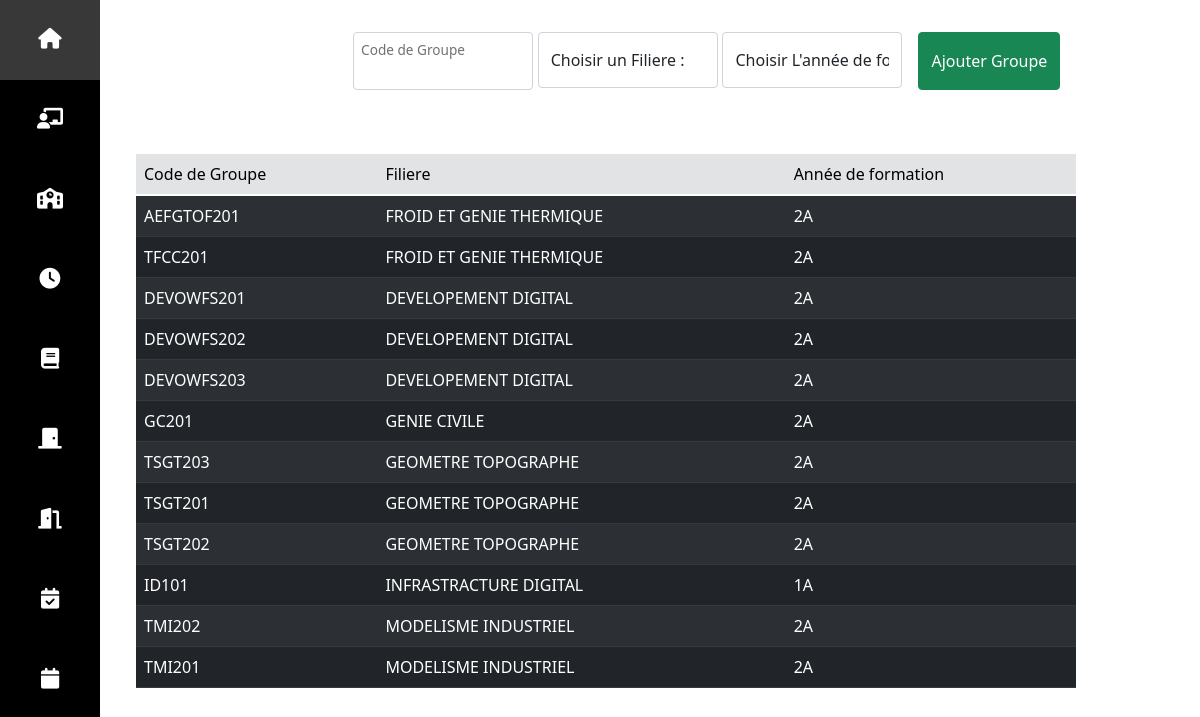
Screenshot of /views/ajouterGroupe.php with the database file from the repository.
### tables this page shows
CREATE TABLE "groupe" (
	"codeGroupe"	TEXT,
	"codeFiliere"	TEXT,
	"annee"	TEXT,
	FOREIGN KEY("codeFiliere") REFERENCES "filiere"("codeFiliere"),
	PRIMARY KEY("codeGroupe")
);

CREATE TABLE "filiere" (
	"codeFiliere"	TEXT,
	"nomFiliere"	TEXT,
	PRIMARY KEY("codeFiliere")
);

### app/SQLiteSelect.php (called while the page is built, shortened)
<?php
class SQLiteSelect {
    private $cnx;
    public function __construct($cnx) {
        $this->cnx = $cnx;
    }
    public function getGroupes(){
        $stmt = $this->cnx->query('SELECT * from groupe G INNER JOIN filiere F ON G.codeFiliere = F.codeFiliere ORDER BY codeFiliere');
        $groupes = [];
        while ($row = $stmt->fetch(\PDO::FETCH_ASSOC)) {
            $groupes[] = [
            'codeGroupe' => $row['codeGroupe'],
            'nomFiliere' => $row['nomFiliere'],
            'annee' => $row['annee'],
            ];
        }
            return $groupes;
    }
}

### views/ajouterGroupe.php (the view, shortened to what this page needs)
<?php
    require '../cnx.php';
?>
<?php include 'dashMenu.php'; ?>
<div class="col-sm-11 mt-3">
    <div  class="container-fluid" id="content-add-group">
        <div class="row">
            <div class="col-sm-11 dashGroupe">
                <div class="addTeacherFormWrapper">
                    <form method="POST" id="groupeForm">
                        <div class="form-floating my-3">
                            <input type="text" class="form-control" id="codeGr" name="codeGr">
                            <label for="codeGr">Code de Groupe</label>
                        </div>
                        <select name="filiereGr" id="filiereGr" class="form-control my-3">
                            <option disabled selected>Choisir un Filiere : </option>
                        </select>
                        <select name="anneeGr" id="anneeGr" class="form-control my-3">
                            <option disabled selected>Choisir L'année de formation  : </option>
                        </select>
                        <div class="input-group my-3">
                            <button type="button" class="btn btn-success mx-3" id="submit" name="ajouterGroupe"  onclick="save_groupe();return false;">Ajouter Groupe</button>
                        </div>
                    </form>
                </div>
            </div>
            <div class="col-sm-11 mainGroup">
                <div id="groupeList"  class="my-5">
                    <?php
                        $select1 = new SQLiteSelect($cnx);
                        $groupes = $select1->getGroupes();
                        echo "<center><table class='table table-dark table-striped table-hover'>
                        <thead><tr class='table-secondary'><td>Code de Groupe</td><td>Filiere</td><td>Année de formation</td></tr><tbody>";
                        foreach($groupes as $groupe){
                            echo "<tr><td>".$groupe['codeGroupe']."</td><td>".$groupe['nomFiliere']."</td><td>".$groupe['annee']."</td></tr>";
                        }
                        echo "</tbody></table>";
                    ?>
                </div>
            </div>
        </div>
    </div>
</div>
</body>
</html>

### rows the page displays
groupe: codeGroupe "AEFGTOF201", codeFiliere.nomFiliere "FROID ET GENIE THERMIQUE", annee "2A"
groupe: codeGroupe "TFCC201", codeFiliere.nomFiliere "FROID ET GENIE THERMIQUE", annee "2A"
groupe: codeGroupe "DEVOWFS201", codeFiliere.nomFiliere "DEVELOPEMENT DIGITAL", annee "2A"
groupe: codeGroupe "DEVOWFS202", codeFiliere.nomFiliere "DEVELOPEMENT DIGITAL", annee "2A"
groupe: codeGroupe "DEVOWFS203", codeFiliere.nomFiliere "DEVELOPEMENT DIGITAL", annee "2A"
groupe: codeGroupe "GC201", codeFiliere.nomFiliere "GENIE CIVILE", annee "2A"
groupe: codeGroupe "TSGT203", codeFiliere.nomFiliere "GEOMETRE TOPOGRAPHE", annee "2A"
groupe: codeGroupe "TSGT201", codeFiliere.nomFiliere "GEOMETRE TOPOGRAPHE", annee "2A"
groupe: codeGroupe "TSGT202", codeFiliere.nomFiliere "GEOMETRE TOPOGRAPHE", annee "2A"
groupe: codeGroupe "ID101", codeFiliere.nomFiliere "INFRASTRACTURE DIGITAL", annee "1A"
groupe: codeGroupe "TMI202", codeFiliere.nomFiliere "MODELISME INDUSTRIEL", annee "2A"
groupe: codeGroupe "TMI201", codeFiliere.nomFiliere "MODELISME INDUSTRIEL", annee "2A"
